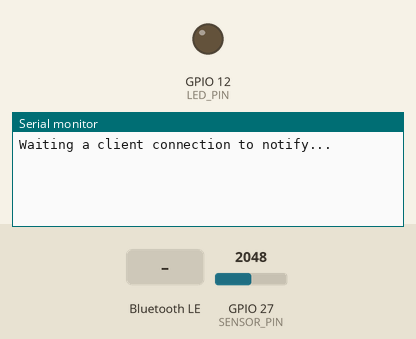
Bench run of a sketch on a simulated ESP32. Parts: output pins drawn as LEDs (lit = HIGH), the last lines printed to the serial monitor. The inputs (shaded band) are chosen by the test bench; at power-on: GPIO 27 (SENSOR_PIN) = 2048. Nothing arrives over Bluetooth unless stated; a phone connects over Bluetooth LE 3 s after start.

Above: at 1.2 s.
1.3 s: GPIO 27 (SENSOR_PIN) set to 4095
At 2.0 s:
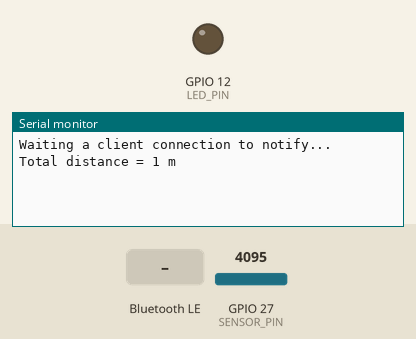
4.3 s: Bluetooth LE write "5" received
At 5.5 s:
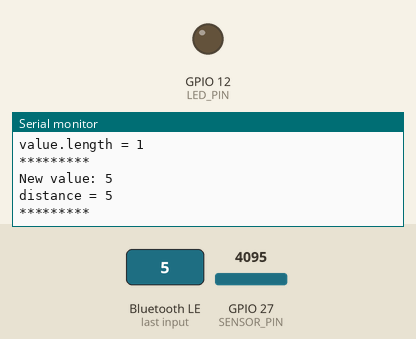

Measured:
- after the input at 1.3 s, the serial monitor: prints a new line at once (image 1)
- after the input at 4.3 s, the serial monitor: prints a new line at once (image 2)

The sketch:

RedSwitch_BLE.ino
```cpp
#include <BLEDevice.h>
#include <BLEServer.h>
#include <BLEUtils.h>
#include <BLE2902.h>

#define SERVICE_UUID        "4fafc201-1fb5-459e-8fcc-c5c9c331914b"
#define CHARACTERISTIC_UUID "beb5483e-36e1-4688-b7f5-ea07361b26a8"

#define SENSOR_PIN 27
#define LED_PIN 12
#define MIN_REVOLUTION_INTERVAL 500 // min time of a revolution of the wheel (if the person is running at 12 km/h) ------------- to test
// 500 ms -> 7.2 km/h
// run at 12 km/h = 3.3 m/s <=> 0.3 s/m
// if the person is running, the interval must be short to detect every revolution
// if the person is walking slowly, the interval must be long to not detect several times the same revolution
#define MAX_SHIPMENT_INTERVAL 5000 // max time between two shipments

BLEServer* pServer = NULL;
BLECharacteristic* pCharacteristic = NULL;
bool deviceConnected = false;
bool oldDeviceConnected = false;
unsigned long lastConnection = millis(); // last time the device was connected

int distance = 0; // total distance
int data_read = 0; // current entering the pin
float voltage = 0; // conversion of the current to volts
unsigned long lastDetection = 0; // last time the Magnet was detected
unsigned long lastShipment = 0; // last time a value was sent to the app
bool detected = false; // True if the magnet is detected, else -> False

class MyServerCallbacks: public BLEServerCallbacks {
    void onConnect(BLEServer* pServer) {
      Serial.println("device connected");
      deviceConnected = true;
    };

    void onDisconnect(BLEServer* pServer) {
      Serial.println("device disconnected");
      deviceConnected = false;
    }
};
class MyCallbacks: public BLECharacteristicCallbacks {
    void onWrite(BLECharacteristic *pCharacteristic){
      std::string value = pCharacteristic->getValue();

      Serial.print("value.length = ");
      Serial.println(value.length());
      if (value.length() > 0) {
        Serial.println("*********");
        Serial.print("New value: ");
        distance = 0;
        int buffer = 0;
        int power = 1;
        for (int i = 1; i < value.length(); i++){
          power = power*10;
        }
        for (int i = 0; i < value.length(); i++){
          Serial.print(value[i]);
          buffer = value[i]-48;
          distance += buffer*power;
          power /= 10;
        }
        Serial.println();
        Serial.print("distance = ");
        Serial.println(distance);
        Serial.println("*********");
      }

    }
};

void setup() {
  Serial.begin(115200);

    // Create the BLE Device
  BLEDevice::init("ESP32");

  // Create the BLE Server
  pServer = BLEDevice::createServer();
  pServer->setCallbacks(new MyServerCallbacks());

  // Create the BLE Service
  BLEService *pService = pServer->createService(SERVICE_UUID);

  // Create a BLE Characteristic
  pCharacteristic = pService->createCharacteristic( // Only Read and Notify are needed
                      CHARACTERISTIC_UUID,
                      BLECharacteristic::PROPERTY_READ   |
                      BLECharacteristic::PROPERTY_WRITE  |
                      BLECharacteristic::PROPERTY_NOTIFY
                    );

  pCharacteristic->setCallbacks(new MyCallbacks());
  // https://www.bluetooth.com/specifications/gatt/viewer?attributeXmlFile=org.bluetooth.descriptor.gatt.client_characteristic_configuration.xml
  // Create a BLE Descriptor
  pCharacteristic->addDescriptor(new BLE2902());

  // Start the service
  pService->start();

  // Start advertising
  BLEAdvertising *pAdvertising = BLEDevice::getAdvertising();
  pAdvertising->addServiceUUID(SERVICE_UUID);
  pAdvertising->setScanResponse(false);
  pAdvertising->setMinPreferred(0x0);  // set value to 0x00 to not advertise this parameter
  BLEDevice::startAdvertising();
  Serial.println("Waiting a client connection to notify...");

  pinMode(SENSOR_PIN, INPUT);
  pinMode(LED_PIN, OUTPUT);
}

void loop() {
  // if the tungelement sensor detects a magnet, it will let the current flow through him
  // digitalWrite(LED_PIN, LOW);

  // device is connected
  if (deviceConnected) {
    lastConnection == millis();
  }
  // device is disconnecting
  if (!deviceConnected && oldDeviceConnected) {
    unsigned long currentConnection = millis();
    if((currentConnection - lastConnection) > 500){// give the bluetooth stack the chance to get things ready
      pServer->startAdvertising(); // restart advertising
      Serial.println("start advertising");
      oldDeviceConnected = deviceConnected;
    }
  }
  // device is connecting
  if (deviceConnected && !oldDeviceConnected) {
      // do stuff here on connecting
      oldDeviceConnected = deviceConnected;
  }

  unsigned long currentDetection = millis();
  unsigned long currentShipment = millis();

  // read data sensor
  data_read = analogRead(SENSOR_PIN);
  voltage = data_read * (3.3 / 4095);

  if ((currentDetection - lastDetection) >= MIN_REVOLUTION_INTERVAL) // if the minimum time for a revolution has elapsed
  {
    if (voltage >= 3.29) // if the magnet is in front of the sensor
    {
      if(detected == false) // if the magnet stay in front of the sensor it will detect it just one time
      {
        detected = true;
        distance++;
        // digitalWrite(LED_PIN, HIGH);
        Serial.println("Total distance = " + String(distance) + " m");
        // send data to the app
        if (deviceConnected) {
          pCharacteristic->setValue((uint8_t*)&distance, 4);
          pCharacteristic->notify();
        }
        lastDetection = currentDetection; // save the last time the Magnet was detected
        lastShipment = currentShipment; // save the last time a value was sent
      }
    }else{
      detected = false;
    }
  }

  if ((currentShipment - lastShipment) >= MAX_SHIPMENT_INTERVAL){ // if the max time between two shipments has elapsed
    Serial.println("max time");
    // send data to the app
    if (deviceConnected) {
      pCharacteristic->setValue((uint8_t*)&distance, 4);
      pCharacteristic->notify();
    }
    lastShipment = currentShipment; // save the last time a value was sent
  }

}
```
